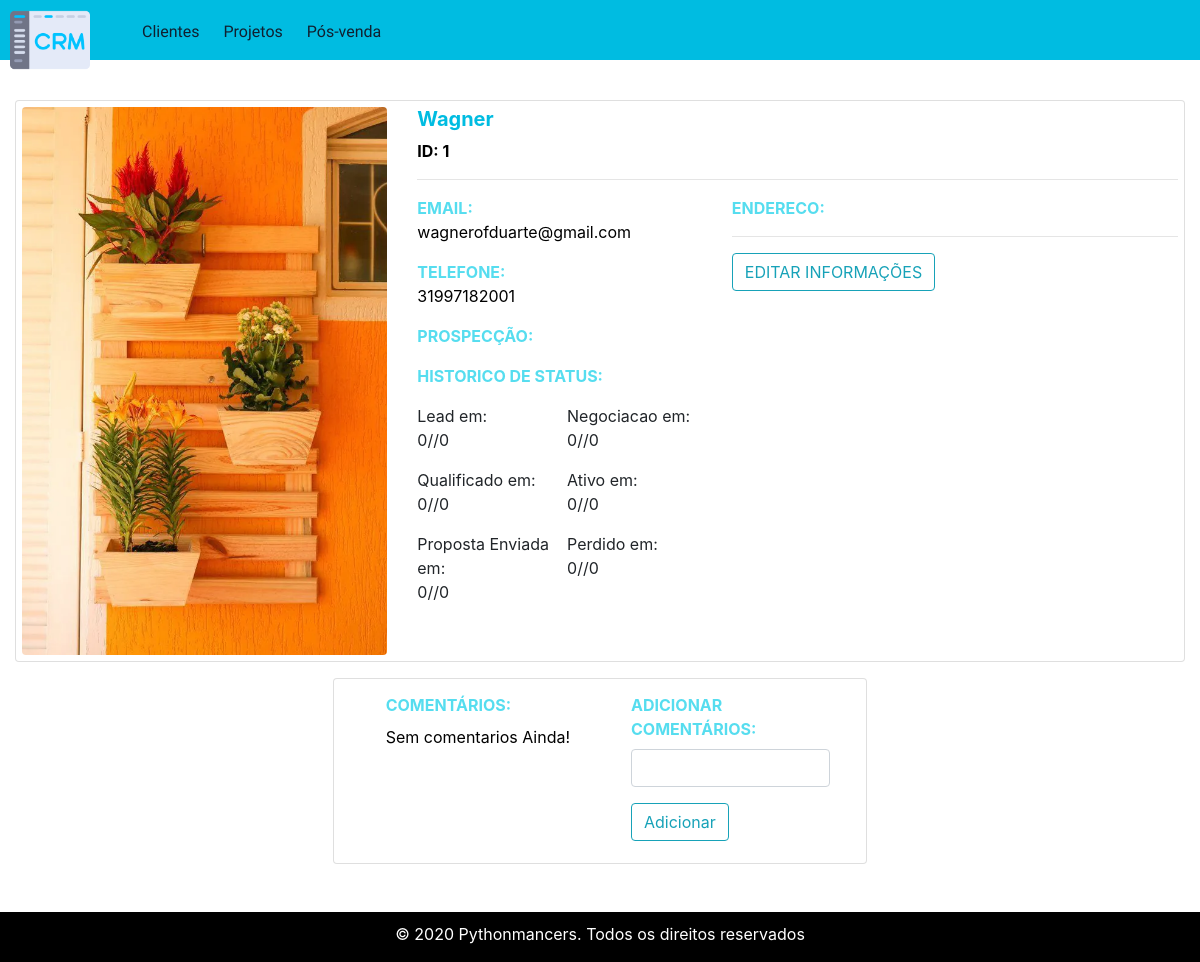
The page /clientes/especifico/1 on the database its author committed.
### crm/clientes/models.py (models this page shows, shortened)
class Cliente(db.Model):
    __tablename__ = "cliente"
    id = db.Column(db.Integer, primary_key = True)
    nome = db.Column(db.String(30))
    historico_status = db.Column(db.String(100))
    observacoes = db.Column(db.String)
    email = db.Column(db.String)
    telefone = db.Column(db.Integer)
    endereco = db.Column(db.String)
    status = db.Column(db.String)
    datainsercao = db.Column(db.String)
    prospeccao = db.Column(db.String)

### crm/clientes/view.py (the view, shortened to what this page needs)
@cliente.route('/especifico/<_id>', methods=['GET', 'POST'])
def especifico(_id):
    cliente = Cliente.query.get_or_404(_id)
    if request.method == 'POST':
        db.session.delete(cliente)
        db.session.commit()
        return redirect(url_for('cliente'))
    i = 0
    cliente_dts_status = cliente.historico_status
    cliente_dts_status = cliente_dts_status.split(',')
    cliente_observacoes = cliente.observacoes.split('|')
    while(i < len(cliente_dts_status)):
        cliente_dts_status[i] = cliente_dts_status[i][-2:] + '/' + cliente_dts_status[i][4:-2] + '/' + cliente_dts_status[i][:4]
        i = i + 1
    return render_template('especifico_cliente.html', cliente = cliente, cliente_dts_status = cliente_dts_status, cliente_observacoes = cliente_observacoes)

### crm/clientes/templates/especifico_cliente.html (shortened to what this page needs)
{% extends 'base.html' %}
{% block links %}
<link rel="stylesheet" href="{{url_for('static', filename='css/cliente-especifico.css')}}">
{% endblock links %}
{% block content %}
<div class=" row justify-content-center">
    <div class="card mb-3" id="rowCard">
        <div class="row">
            <div class="col-4">
                <img src="../../static/imgs/vasos.webp" alt="Card image cap" class="rounded img-fluid">
            </div>
            <div class="col-8">
                <h5><strong class="color1">{{cliente.nome}}</strong></h5>
                <p class="color5"><strong>ID: {{cliente.id}}</strong></p>
                <hr>
                <div class="row">
                    <div class="col-5">
                        <strong class="color3">EMAIL: </strong>
                        <p class="color5">{{cliente.email}}</p>
                        <strong class="color3">TELEFONE: </strong>
                        <p class="color5">{{cliente.telefone}}</p>
                        <strong class="color3">PROSPECÇÃO: </strong>
                        <p><strong class="color3 mb-3">HISTORICO DE STATUS: </strong></p>
                        <div class="container">
                            <div class="row">
                                <div class="col-6 pl-0">
                                    <p> Lead em:<br>{{cliente_dts_status[0]}}</p>
                                    <p> Qualificado em:<br>{{cliente_dts_status[1]}}</p>
                                    <p> Proposta Enviada em:<br>{{cliente_dts_status[2]}}</p>
                                </div>
                                <div class="col-6 pl-0">
                                    <p> Negociacao em:<br>{{cliente_dts_status[3]}}</p>
                                    <p> Ativo em:<br>{{cliente_dts_status[4]}}</p>
                                    <p> Perdido em:<br>{{cliente_dts_status[5]}}</p>
                                </div>
                            </div>
                        </div>
                    </div>
                    <div class="col-7 pl-0">
                        <strong class="color3">ENDERECO:</strong>
                        <hr>
                        <button id="modalCliente" type="button" class="btn btn-outline-info">EDITAR INFORMAÇÕES</button>
                    </div>
                </div>
            </div>
        </div>
    </div>
    <div class="card" id="rowCard">
        <div class="row justify-content-center">
            <div class="col-5 ml-3 mt-2">
                <p class=" mb-2"><strong class="color3">COMENTÁRIOS:</strong></p>
                {% for obs in cliente_observacoes%}
                <p class="color5 mb-1">{{obs}}</p>
                {% endfor %}
            </div>
            <div class="col-5 ml-3 mt-2">
                <div class="form-group pl-0">
                    <form>
                        <div class="form-group" style="width: auto;">
                            <label for="observacaoExtra" class=" color3"><strong>ADICIONAR COMENTÁRIOS:</strong></label>
                            <input type="text" class="form-control" id="observacaoExtra">
                        </div>
                        <button type="submit" class="btn btn-outline-info">Adicionar</button>
                    </form>
                </div>
            </div>
        </div>
    </div>
</div>
{% endblock content%}

### crm/static/css/indexx.css (style rules this page uses)
body { font-family: 'Oswald', Helvetica, sans-serif; background-color: #f1f1f5; height: 100%; margin: 0; }

### crm/static/css/cliente-especifico.css (style rules this page uses)
#rowCard { padding: 0.5%; }
.color1 { color: #00BCE1; }
.color3 { color: #56DDEF; }
.color5 { color: #000; }

### rows shown on the page
Cliente: nome "Wagner", id "1", email "wagnerofduarte@gmail.com", telefone "31997182001", observacoes "Sem comentarios Ainda!"

### other values the page prints
{{ cliente_dts_status[0] }} "0//0"
{{ cliente_dts_status[1] }} "0//0"
{{ cliente_dts_status[2] }} "0//0"
{{ cliente_dts_status[3] }} "0//0"
{{ cliente_dts_status[4] }} "0//0"
{{ cliente_dts_status[5] }} "0//0"
